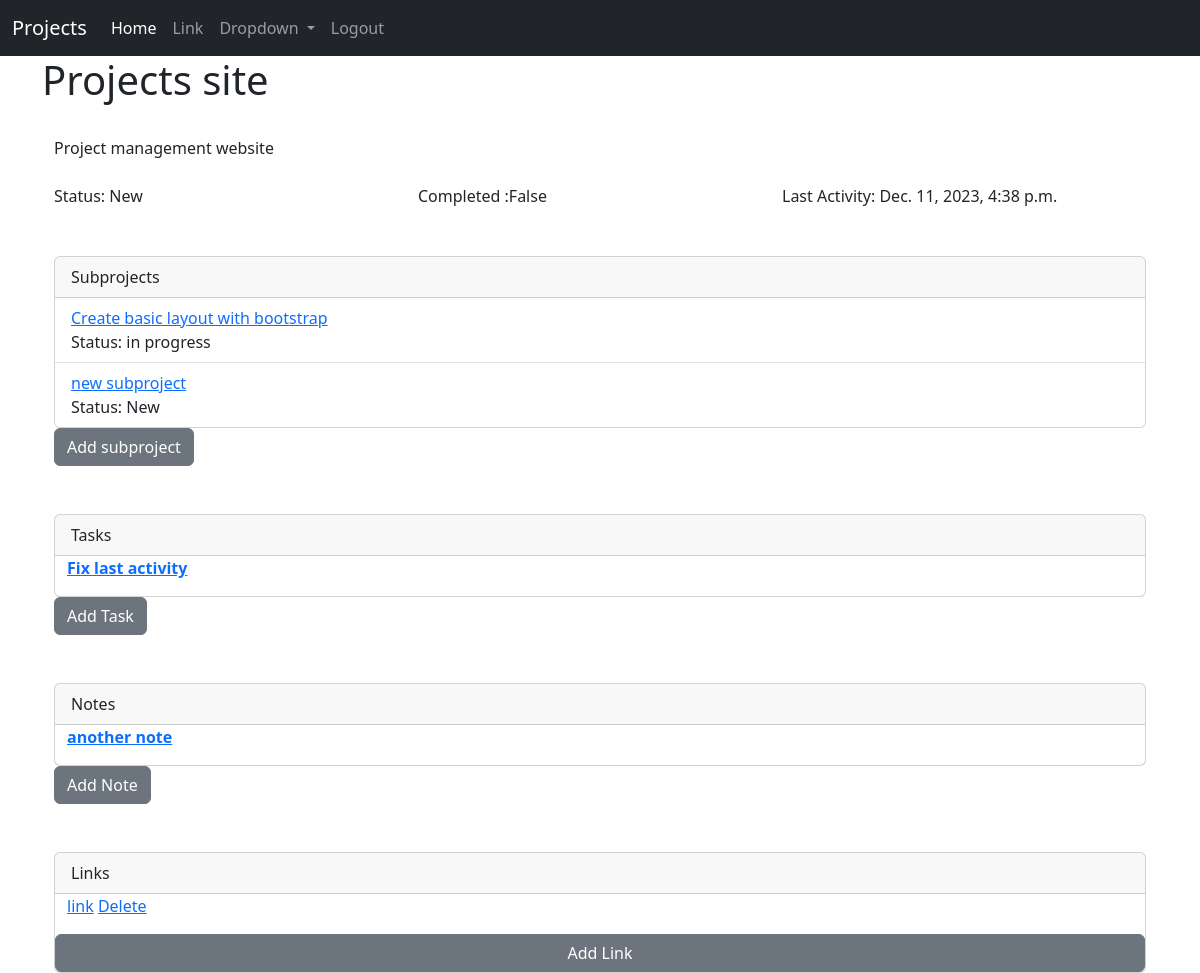
Page /project/1 (signed in) on the committed database.
### base/models.py (models this page shows, shortened)
class project(models.Model):
    id = models.IntegerField(primary_key=True)
    created_at = models.DateTimeField(auto_now_add=True)
    parent = models.IntegerField(default=0) # 0 = parent project, else it is a subproject with a parent of parent number
    name = models.CharField(max_length=64)
    type = models.ForeignKey(type, on_delete=models.CASCADE)
    description = models.TextField()
    status = models.ForeignKey(status, on_delete=models.CASCADE)
    completed = models.BooleanField()
    archived = models.BooleanField()
    lastActivity = models.DateTimeField()

class status(models.Model):
    id = models.IntegerField(primary_key=True)
    status = models.CharField(max_length=64)
    def __str__(self):
        return self.status

class task(models.Model):
    id = models.IntegerField(primary_key=True)
    ref = models.ForeignKey(project, on_delete=models.CASCADE)
    title = models.CharField(max_length=64)
    task = models.TextField()
    order = models.IntegerField(unique=True)
    status = models.ForeignKey(status, on_delete=models.CASCADE)
    class Meta:
        get_latest_by = 'order'

class note(models.Model):
    id = models.IntegerField(primary_key=True)
    ref = models.ForeignKey(project, on_delete=models.CASCADE)
    title = models.CharField(max_length=64)
    text = models.TextField()

class link(models.Model):
    id = models.IntegerField(primary_key=True)
    ref = models.ForeignKey(project, on_delete=models.CASCADE)
    title = models.CharField(max_length=64)
    url = models.CharField(max_length=64)

### base/views.py (the view)
# urls.py: path("project/<int:pk>", views.project_view, name = "project_view"),
def project_view(request, pk):
    if request.user.is_authenticated:
        result = project.objects.get(id=pk)
        subprojects = project.objects.filter(parent=pk)
        notes = note.objects.filter(ref=pk)
        tasks = task.objects.filter(ref=pk)
        links = link.objects.filter(ref=pk)
        return render(request, 'project_view.html', {'project': result, 'notes':notes, 'tasks':tasks, 'links':links, 'subprojects': subprojects  })
    else:
        return redirect('home')

### base/templates/project_view.html
{% extends "base.html" %}
{% block  content %}
<h1>{{ project.name }}</h1><br>
    <div class="container">
        <div class="row">
          <div class="col">
            <p>
            {{ project.description }}
            </p>
          </div>
          <br><br>
          <div class="row">
            <div class="col">
                Status: {{ project.status }}
            </div>
            <div class="col">
                 Completed :{{ project.completed }}
            </div>
            <div class="col">
                Last Activity: {{ project.lastActivity }}
            </div>
          </div>
        </div>
    </div>
<br><br>
{% if project.parent == 0 %}
    <div class="container">
      {% if subprojects %}
      <div class="card" >
        <div class="card-header">
          Subprojects
        </div>
          <ul class="list-group list-group-flush">
            {% for sub in subprojects %}
            <li class="list-group-item">
              <div class="col" >
                  <a href="{% url 'view_sub' pk=sub.id %}"> {{sub.name }} </a>
              </div>
              <div class = "col">
                  Status: {{ sub.status }}
              </div>
            {% endfor %}
          </ul>
      </div>
      {% else %}
        There are no subprojects
      {% endif %}
      <a href="{% url 'add_sub' parent=project.id %}" class="btn btn-secondary" >Add subproject</a>
    </div>
    {% endif %}
    <br><br>
    <div class="container" width="%100">
        {% if tasks %}
        <div class="card" >
          <div class="card-header">
            Tasks
            </div>
            {% for task in tasks %}
            <div class="container">
                <p>
                  <a href="{% url 'display_task' req_task=task.id %}">
                <strong>{{ task.title }}</strong></a>
                <br>
            </p>
            </div>
            {% endfor %}
            </div>
        {% else %}
        <p>No tasks to show</p>
        {% endif %}
        <a href="{% url 'add_task' parent=project.id %}" class="btn btn-secondary">Add Task</a>
    </div>
    <br><br>
    <div class="container" width="%100">
    {% if notes %}
      <div class="card" >
          <div class="card-header">
            Notes
            </div>
            {% for note in notes %}
            <div class="container">
                <p>
                  <a href="{% url 'display_note' req_note=note.id %}">
                 <strong> {{ note.title }}</strong>  </a>
                </p>
            </div>
            {% endfor %}
        </div>
        {% else %}
            This project has no notes
        {% endif %}
        <a href="{% url 'add_note' parent=project.id %}" class="btn btn-secondary">Add Note</a>
      </div>
    <br><br>
      <div class="container">
  {% if links %}
  <div class="card" >
    <div class="card-header">
      Links
      </div>
    {% for link in links %}
      <div class="container">
        <p>
          <a href="{{ link.url }}" target = "_blank" rel="noopener noreferrer" >{{ link.title }}</a> <a href="{% url 'delete_link' link_id=link.id %}"> Delete</a>
        </p>
      </div>
    {% endfor %}
  {% else %}
  <p>This project has no links</p>
  {% endif %}
  <a href="{% url 'add_link' parent=project.id %}" class="btn btn-secondary">Add Link</a>
</div>
{% endblock %}

### rows in the picture
project: name "Projects site", description "Project management website", status "New", completed "False", lastActivity "Dec. 11, 2023, 4:38 p.m."
project: name "Create basic layout with bootstrap", status "in progress"
project: name "new subproject", status "New"
task: title "Fix last activity"
note: title "another note"
link: title "link"
